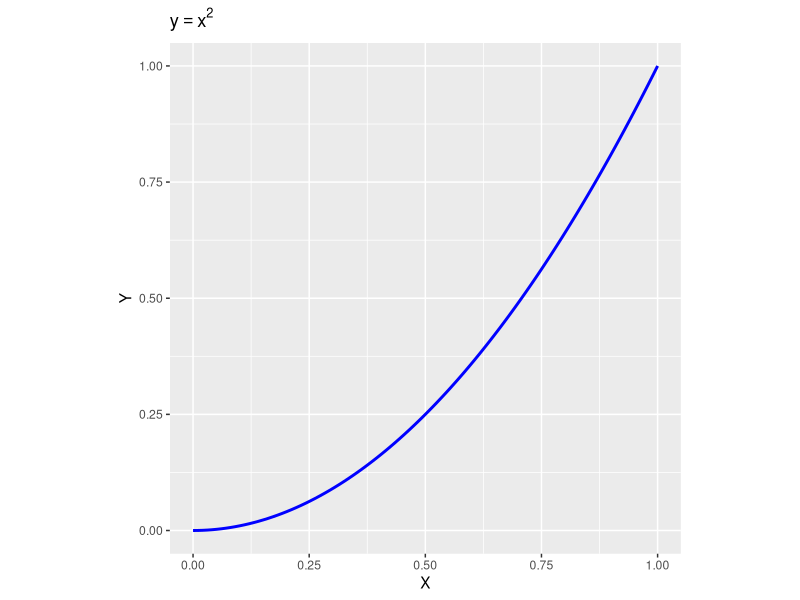
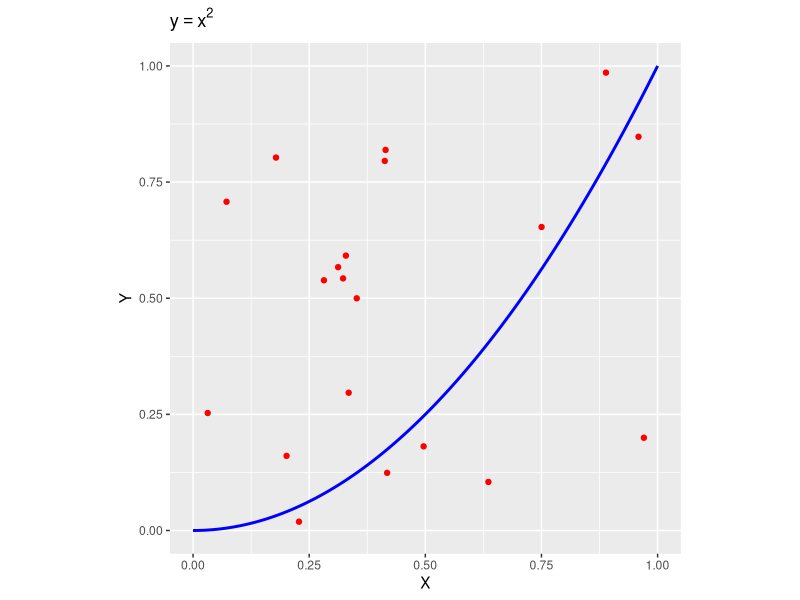
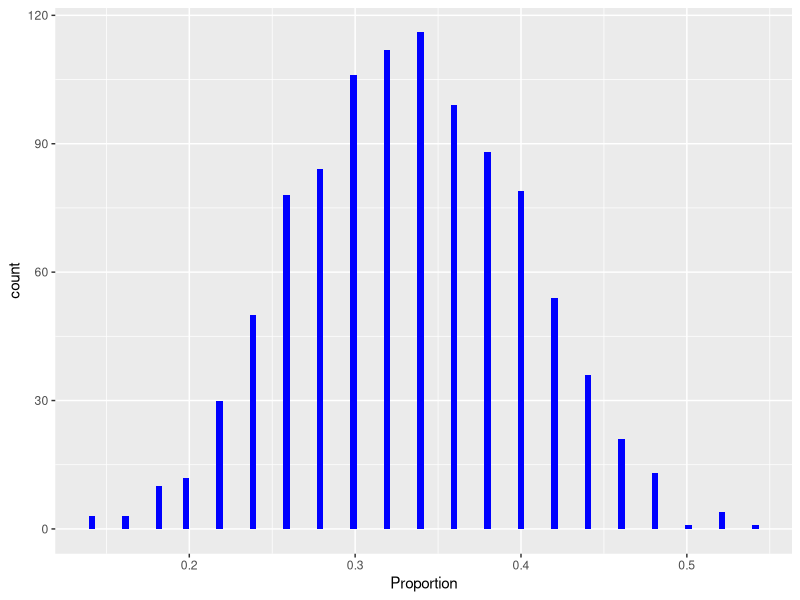

Reproduce these figures in R, in order.
## ---- chunk 1
# In order to use LaTex, we need to install Windows MikTeX 
# Then use an Online Equation Editor like: https://www.codecogs.com/latex/eqneditor.php
# For math expressions on ggplot title, use bquote()
# See examples in https://trinkerrstuff.wordpress.com/2018/03/15/2246/
# Code chunk options: https://bookdown.org/yihui/rmarkdown/r-code.html

library("ggplot2")
X = seq(from=0,to=1,length.out = 100)
Line = data.frame(X,Y = X^2)
Points = data.frame(A = runif(20),B = runif(20))

P = ggplot() +
  coord_fixed(ratio = 1) +
  ggtitle(bquote(y == x^2)) +
  theme_gray() +
  geom_line(data=Line,aes(X,Y),size = 1L, colour = "blue") 
P

## ---- chunk 2
P + geom_point(data=Points,aes(A,B),color="red") 
## ---- chunk 3
N = 50 # Numero de pontos 
E = 1000 # Numero de experiencias 
proportion = NULL
for ( i in 1:E ) { 
  X = runif(N)
  Y = runif(N)
  proportion = c(proportion,sum(Y < X^2) / N)
}
proportion = data.frame(Proportion=proportion)

ggplot(proportion) +
  aes(x = Proportion) +
  geom_histogram(bins = 100L, fill = "blue") +
  theme_gray()

## ---- chunk 4
summary(proportion)
